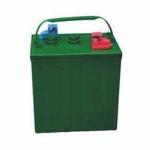
#> input picture dataset/Battery/battery_106.jpg, 150 x 150 px; its folder holds only this picture in this run
$ python train_model.py
#> lines starting #> are read from the running program, lines starting #| are printed output that depends on the picture
import os
import cv2
import numpy as np
from sklearn.ensemble import RandomForestClassifier
from sklearn.model_selection import train_test_split
from sklearn.metrics import accuracy_score
import joblib

# Paths
DATASET_PATH = "dataset"
categories = os.listdir(DATASET_PATH)
label_dict = {category: idx for idx, category in enumerate(categories)}

# Feature extraction using color histogram
def extract_features(image_path):
#> called with image_path = 'dataset/Battery/battery_106.jpg'
    img = cv2.imread(image_path)
#> img is the input picture: shape (150, 150, 3); mean B, G, R 175, 185.2, 169.9
    img = cv2.resize(img, (64, 64))
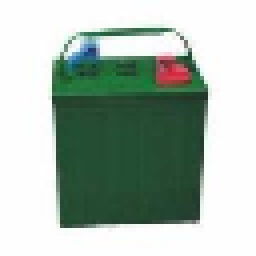
#> img: shape (64, 64, 3) (shown 4 times larger); mean B, G, R 174.9, 185.2, 169.8
    hist = cv2.calcHist([img], [0, 1, 2], None, [8, 8, 8], [0, 256, 0, 256, 0, 256])
    return hist.flatten()

# Load dataset
X, y = [], []
for category in categories:
    path = os.path.join(DATASET_PATH, category)
    for img_file in os.listdir(path):
        try:
            img_path = os.path.join(path, img_file)
            features = extract_features(img_path)
#> features = 512 values, max 2407 at index 511, min 0 at index 0, mean 8
            X.append(features)
            y.append(label_dict[category])
        except Exception as e:
            print(f"Error reading {img_file}: {e}")
#> pass 2 of the loop `for category in categories:`:
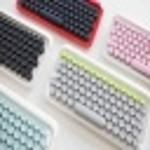
#> input picture dataset/Keyboard/Keyboard_106.jpg, 150 x 150 px
#> in extract_features, img is the input picture: shape (150, 150, 3); mean B, G, R 168.5, 168.4, 174.2
#> in extract_features (call 2), `img = cv2.resize(img, (64, 64))`:
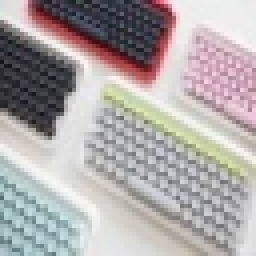
#> img: shape (64, 64, 3) (shown 4 times larger); mean B, G, R 168.4, 168.3, 174.1
#> features = 512 values, max 742 at index 438, min 0 at index 4, mean 8

X, y = np.array(X), np.array(y)
#> y = [0, 1]

# Train/test split
X_train, X_test, y_train, y_test = train_test_split(X, y, test_size=0.2, random_state=42)
#> y_train = [0]; y_test = [1]

# Train Random Forest model
model = RandomForestClassifier(n_estimators=100, random_state=42)
model.fit(X_train, y_train)

# Evaluate
y_pred = model.predict(X_test)
#> y_pred = [0]
accuracy = accuracy_score(y_test, y_pred)
#> accuracy = 0
print(f"Model Accuracy: {accuracy * 100:.2f}%")
#| Model Accuracy: 0.00%

# Save model and label map
joblib.dump(model, "ewaste_model.pkl")
joblib.dump(label_dict, "label_dict.pkl")
print("Model and labels saved.")
